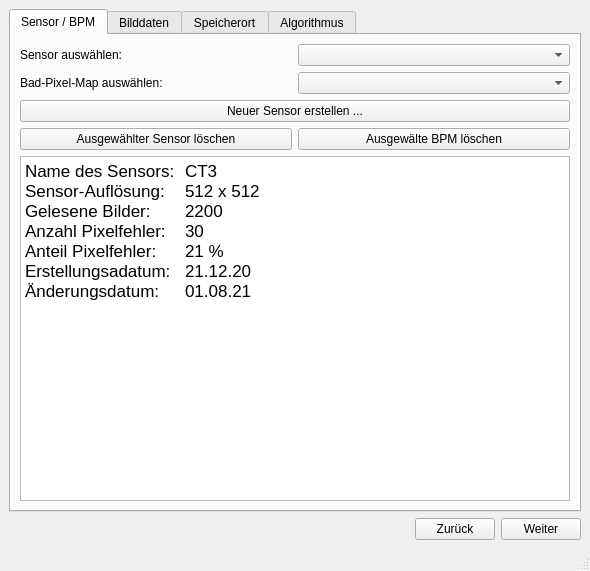
<?xml version="1.0" encoding="UTF-8"?>
<ui version="4.0">
 <class>MainWindow</class>
 <widget class="QMainWindow" name="MainWindow">
  <property name="geometry">
   <rect>
    <x>0</x>
    <y>0</y>
    <width>590</width>
    <height>571</height>
   </rect>
  </property>
  <property name="mouseTracking">
   <bool>false</bool>
  </property>
  <property name="windowTitle">
   <string>Pixelfehler Korrektur</string>
  </property>
  <widget class="QWidget" name="centralwidget">
   <layout class="QVBoxLayout" name="verticalLayout_6">
    <item>
     <layout class="QVBoxLayout" name="verticalLayout">
      <item>
       <widget class="QTabWidget" name="tabWidget">
        <property name="enabled">
         <bool>true</bool>
        </property>
        <property name="currentIndex">
         <number>0</number>
        </property>
        <widget class="QWidget" name="tabBPM">
         <attribute name="title">
          <string>Sensor / BPM</string>
         </attribute>
         <layout class="QVBoxLayout" name="verticalLayout_4">
          <item>
           <layout class="QHBoxLayout" name="horizontalLayout_6">
            <item>
             <widget class="QLabel" name="label">
              <property name="text">
               <string>Sensor auswählen:</string>
              </property>
             </widget>
            </item>
            <item>
             <widget class="QComboBox" name="comboBoxBPMSensor"/>
            </item>
           </layout>
          </item>
          <item>
           <layout class="QHBoxLayout" name="horizontalLayout_7">
            <item>
             <widget class="QLabel" name="labelBPMchoose">
              <property name="text">
               <string>Bad-Pixel-Map auswählen:</string>
              </property>
             </widget>
            </item>
            <item>
             <widget class="QComboBox" name="comboBoxBPMChoose">
              <property name="enabled">
               <bool>true</bool>
              </property>
             </widget>
            </item>
           </layout>
          </item>
          <item>
           <widget class="QPushButton" name="pushButtonBPM">
            <property name="text">
             <string>Neuer Sensor erstellen ...</string>
            </property>
           </widget>
          </item>
          <item>
           <layout class="QHBoxLayout" name="horizontalLayout_10">
            <item>
             <widget class="QPushButton" name="pushButton">
              <property name="text">
               <string>Ausgewählter Sensor löschen</string>
              </property>
             </widget>
            </item>
            <item>
             <widget class="QPushButton" name="pushButton_2">
              <property name="text">
               <string>Ausgewälte BPM löschen</string>
              </property>
             </widget>
            </item>
           </layout>
          </item>
          <item>
           <widget class="QTextEdit" name="textEditBPM">
            <property name="verticalScrollBarPolicy">
             <enum>Qt::ScrollBarAsNeeded</enum>
            </property>
            <property name="readOnly">
             <bool>true</bool>
            </property>
            <property name="html">
             <string>&lt;!DOCTYPE HTML PUBLIC &quot;-//W3C//DTD HTML 4.0//EN&quot; &quot;http://www.w3.org/TR/REC-html40/strict.dtd&quot;&gt;
&lt;html&gt;&lt;head&gt;&lt;meta name=&quot;qrichtext&quot; content=&quot;1&quot; /&gt;&lt;style type=&quot;text/css&quot;&gt;
p, li { white-space: pre-wrap; }
&lt;/style&gt;&lt;/head&gt;&lt;body style=&quot; font-family:'.AppleSystemUIFont'; font-size:13pt; font-weight:400; font-style:normal;&quot;&gt;
&lt;p style=&quot; margin-top:0px; margin-bottom:0px; margin-left:0px; margin-right:0px; -qt-block-indent:0; text-indent:0px;&quot;&gt;Name des Sensors:	CT3&lt;/p&gt;
&lt;p style=&quot; margin-top:0px; margin-bottom:0px; margin-left:0px; margin-right:0px; -qt-block-indent:0; text-indent:0px;&quot;&gt;Sensor-Auflösung:	512 x 512&lt;/p&gt;
&lt;p style=&quot; margin-top:0px; margin-bottom:0px; margin-left:0px; margin-right:0px; -qt-block-indent:0; text-indent:0px;&quot;&gt;Gelesene Bilder:	2200&lt;/p&gt;
&lt;p style=&quot; margin-top:0px; margin-bottom:0px; margin-left:0px; margin-right:0px; -qt-block-indent:0; text-indent:0px;&quot;&gt;Anzahl Pixelfehler:	30&lt;/p&gt;
&lt;p style=&quot; margin-top:0px; margin-bottom:0px; margin-left:0px; margin-right:0px; -qt-block-indent:0; text-indent:0px;&quot;&gt;Anteil Pixelfehler:	21 %&lt;/p&gt;
&lt;p style=&quot; margin-top:0px; margin-bottom:0px; margin-left:0px; margin-right:0px; -qt-block-indent:0; text-indent:0px;&quot;&gt;Erstellungsadatum:	21.12.20&lt;/p&gt;
&lt;p style=&quot; margin-top:0px; margin-bottom:0px; margin-left:0px; margin-right:0px; -qt-block-indent:0; text-indent:0px;&quot;&gt;Änderungsdatum:	01.08.21&lt;/p&gt;&lt;/body&gt;&lt;/html&gt;</string>
            </property>
           </widget>
          </item>
         </layout>
        </widget>
        <widget class="QWidget" name="tabBilddaten">
         <attribute name="title">
          <string>Bilddaten</string>
         </attribute>
         <layout class="QVBoxLayout" name="verticalLayout_3">
          <item>
           <layout class="QHBoxLayout" name="horizontalLayout_2">
            <item>
             <widget class="QLabel" name="labelBilddaten">
              <property name="text">
               <string>Ordner der Bilddaten:</string>
              </property>
             </widget>
            </item>
            <item>
             <widget class="QLineEdit" name="lineEditBilddatenDurchsuchen">
              <property name="readOnly">
               <bool>false</bool>
              </property>
             </widget>
            </item>
            <item>
             <widget class="QPushButton" name="pushButtonBilddatenDurchsuchen">
              <property name="text">
               <string>Durchsuchen ...</string>
              </property>
             </widget>
            </item>
           </layout>
          </item>
          <item>
           <layout class="QHBoxLayout" name="horizontalLayout_3">
            <item>
             <widget class="QCheckBox" name="checkBoxBilddaten">
              <property name="enabled">
               <bool>true</bool>
              </property>
              <property name="text">
               <string>Unterordner auch importieren</string>
              </property>
             </widget>
            </item>
            <item>
             <widget class="QPushButton" name="pushButtonBilddatenImportieren">
              <property name="text">
               <string>Bilder importieren</string>
              </property>
             </widget>
            </item>
           </layout>
          </item>
          <item>
           <widget class="QTableWidget" name="tableWidgetBilddaten">
            <property name="enabled">
             <bool>true</bool>
            </property>
            <property name="editTriggers">
             <set>QAbstractItemView::NoEditTriggers</set>
            </property>
            <property name="selectionMode">
             <enum>QAbstractItemView::ExtendedSelection</enum>
            </property>
            <property name="selectionBehavior">
             <enum>QAbstractItemView::SelectRows</enum>
            </property>
            <property name="showGrid">
             <bool>true</bool>
            </property>
            <property name="sortingEnabled">
             <bool>true</bool>
            </property>
            <column>
             <property name="text">
              <string>Dateiname</string>
             </property>
            </column>
            <column>
             <property name="text">
              <string>Auflösung</string>
             </property>
            </column>
            <column>
             <property name="text">
              <string>Anzahl Bilder</string>
             </property>
            </column>
            <column>
             <property name="text">
              <string>Farbtiefe</string>
             </property>
            </column>
            <column>
             <property name="text">
              <string>Pfad</string>
             </property>
            </column>
           </widget>
          </item>
          <item>
           <layout class="QHBoxLayout" name="horizontalLayout_5">
            <item>
             <widget class="QPushButton" name="pushButtonBilddatenAdd">
              <property name="text">
               <string>Elemente hinzufügen ...</string>
              </property>
             </widget>
            </item>
            <item>
             <widget class="QPushButton" name="pushButtonBilddatenDelete">
              <property name="text">
               <string>Elemente löschen</string>
              </property>
             </widget>
            </item>
            <item>
             <widget class="QPushButton" name="pushButtonBilddatenDeleteAll">
              <property name="text">
               <string>Gesamte Liste löschen</string>
              </property>
             </widget>
            </item>
           </layout>
          </item>
         </layout>
        </widget>
        <widget class="QWidget" name="tabSpeicherort">
         <attribute name="title">
          <string>Speicherort</string>
         </attribute>
         <layout class="QVBoxLayout" name="verticalLayout_5">
          <item>
           <layout class="QHBoxLayout" name="horizontalLayout_4">
            <item>
             <widget class="QLabel" name="label_3">
              <property name="text">
               <string>Zielverzeichnis:</string>
              </property>
             </widget>
            </item>
            <item>
             <widget class="QLineEdit" name="lineEditSpeicherort">
              <property name="readOnly">
               <bool>false</bool>
              </property>
             </widget>
            </item>
            <item>
             <widget class="QPushButton" name="pushButtonSpeicherortDurchsuchen">
              <property name="text">
               <string>Durchsuchen ...</string>
              </property>
             </widget>
            </item>
           </layout>
          </item>
         </layout>
        </widget>
        <widget class="QWidget" name="tabAlgorithmus">
         <attribute name="title">
          <string>Algorithmus</string>
         </attribute>
         <layout class="QVBoxLayout" name="verticalLayout_2">
          <item>
           <widget class="QCheckBox" name="checkBoxAlgorithmusSuchen">
            <property name="text">
             <string>Neue Pixelfehler suchen</string>
            </property>
           </widget>
          </item>
          <item>
           <widget class="QGroupBox" name="groupBoxSuchen">
            <property name="title">
             <string/>
            </property>
            <layout class="QVBoxLayout" name="verticalLayout_8">
             <item>
              <widget class="QCheckBox" name="checkBox_4">
               <property name="text">
                <string>Schwellwertfilter</string>
               </property>
              </widget>
             </item>
             <item>
              <widget class="QCheckBox" name="checkBox_5">
               <property name="text">
                <string>Dynamic-Check</string>
               </property>
              </widget>
             </item>
             <item>
              <widget class="QCheckBox" name="checkBox_6">
               <property name="text">
                <string>Moving-Window</string>
               </property>
              </widget>
             </item>
             <item>
              <layout class="QHBoxLayout" name="horizontalLayout_9">
               <item>
                <spacer name="horizontalSpacer_5">
                 <property name="orientation">
                  <enum>Qt::Horizontal</enum>
                 </property>
                 <property name="sizeHint" stdset="0">
                  <size>
                   <width>40</width>
                   <height>20</height>
                  </size>
                 </property>
                </spacer>
               </item>
               <item>
                <widget class="QPushButton" name="pushButtonAlgorithmusSuchenEinstellungen">
                 <property name="text">
                  <string>Weitere Einstellungen ...</string>
                 </property>
                </widget>
               </item>
              </layout>
             </item>
            </layout>
           </widget>
          </item>
          <item>
           <widget class="Line" name="line">
            <property name="orientation">
             <enum>Qt::Horizontal</enum>
            </property>
           </widget>
          </item>
          <item>
           <widget class="QCheckBox" name="checkBoxAlgorithmusKorrigieren">
            <property name="text">
             <string>Bilddaten korrigieren</string>
            </property>
           </widget>
          </item>
          <item>
           <widget class="QGroupBox" name="groupBoxKorrigieren">
            <property name="title">
             <string/>
            </property>
            <layout class="QVBoxLayout" name="verticalLayout_7">
             <item>
              <widget class="QRadioButton" name="radioButton_9">
               <property name="text">
                <string>Nachbar-Verfahren</string>
               </property>
               <property name="checked">
                <bool>true</bool>
               </property>
              </widget>
             </item>
             <item>
              <widget class="QRadioButton" name="radioButton_10">
               <property name="text">
                <string>Gradient-Verfahren</string>
               </property>
              </widget>
             </item>
             <item>
              <widget class="QRadioButton" name="radioButton_11">
               <property name="text">
                <string>Nagao</string>
               </property>
              </widget>
             </item>
             <item>
              <widget class="Line" name="line_2">
               <property name="orientation">
                <enum>Qt::Horizontal</enum>
               </property>
              </widget>
             </item>
             <item>
              <widget class="QCheckBox" name="checkBoxAlgorithmusFFK">
               <property name="text">
                <string>zusätzlich Flat-Field-Korrektur</string>
               </property>
              </widget>
             </item>
             <item>
              <layout class="QHBoxLayout" name="horizontalLayout_8">
               <item>
                <spacer name="horizontalSpacer_2">
                 <property name="orientation">
                  <enum>Qt::Horizontal</enum>
                 </property>
                 <property name="sizeHint" stdset="0">
                  <size>
                   <width>299</width>
                   <height>20</height>
                  </size>
                 </property>
                </spacer>
               </item>
               <item>
                <widget class="QPushButton" name="pushButtonAlgorithmusKorrigierenEinstellungen">
                 <property name="text">
                  <string>Weitere Einstellungen ...</string>
                 </property>
                </widget>
               </item>
              </layout>
             </item>
            </layout>
           </widget>
          </item>
          <item>
           <spacer name="verticalSpacer">
            <property name="orientation">
             <enum>Qt::Vertical</enum>
            </property>
            <property name="sizeHint" stdset="0">
             <size>
              <width>20</width>
              <height>40</height>
             </size>
            </property>
           </spacer>
          </item>
         </layout>
        </widget>
       </widget>
      </item>
      <item>
       <layout class="QHBoxLayout" name="horizontalLayout">
        <item>
         <spacer name="horizontalSpacer">
          <property name="orientation">
           <enum>Qt::Horizontal</enum>
          </property>
          <property name="sizeHint" stdset="0">
           <size>
            <width>40</width>
            <height>20</height>
           </size>
          </property>
         </spacer>
        </item>
        <item>
         <widget class="QPushButton" name="pushButtonMainBack">
          <property name="text">
           <string>Zurück</string>
          </property>
         </widget>
        </item>
        <item>
         <widget class="QPushButton" name="pushButtonMainForward">
          <property name="text">
           <string>Weiter</string>
          </property>
          <property name="default">
           <bool>false</bool>
          </property>
         </widget>
        </item>
       </layout>
      </item>
     </layout>
    </item>
   </layout>
  </widget>
  <widget class="QMenuBar" name="menubar">
   <property name="geometry">
    <rect>
     <x>0</x>
     <y>0</y>
     <width>590</width>
     <height>22</height>
    </rect>
   </property>
  </widget>
  <widget class="QStatusBar" name="statusbar"/>
 </widget>
 <tabstops>
  <tabstop>tabWidget</tabstop>
  <tabstop>lineEditBilddatenDurchsuchen</tabstop>
  <tabstop>pushButtonBilddatenDurchsuchen</tabstop>
  <tabstop>checkBoxBilddaten</tabstop>
  <tabstop>pushButtonBilddatenImportieren</tabstop>
  <tabstop>tableWidgetBilddaten</tabstop>
  <tabstop>pushButtonBilddatenDelete</tabstop>
  <tabstop>pushButtonBilddatenDeleteAll</tabstop>
  <tabstop>lineEditSpeicherort</tabstop>
  <tabstop>pushButtonSpeicherortDurchsuchen</tabstop>
  <tabstop>pushButtonMainBack</tabstop>
  <tabstop>pushButtonMainForward</tabstop>
 </tabstops>
 <resources/>
 <connections/>
</ui>
